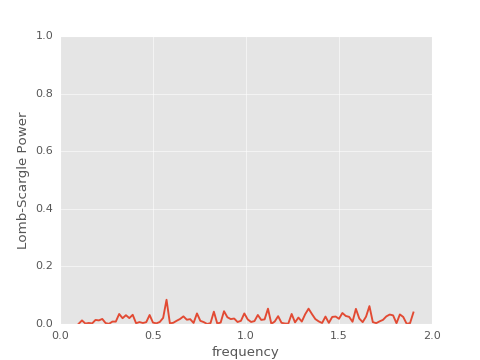

Source code (Python):
import numpy as np
import matplotlib.pyplot as plt
from astropy.stats import LombScargle

rand = np.random.RandomState(42)
t = 100 * rand.rand(100)
dy = 0.1
y = np.sin(2 * np.pi * t) + dy * rand.randn(100)

frequency = np.linspace(0.1, 1.9, 100)
power = LombScargle(t, y, dy).power(frequency)

plt.style.use('ggplot')
plt.figure(figsize=(6, 4.5))
plt.plot(frequency, power)
plt.xlabel('frequency')
plt.ylabel('Lomb-Scargle Power')
plt.ylim(0, 1)
